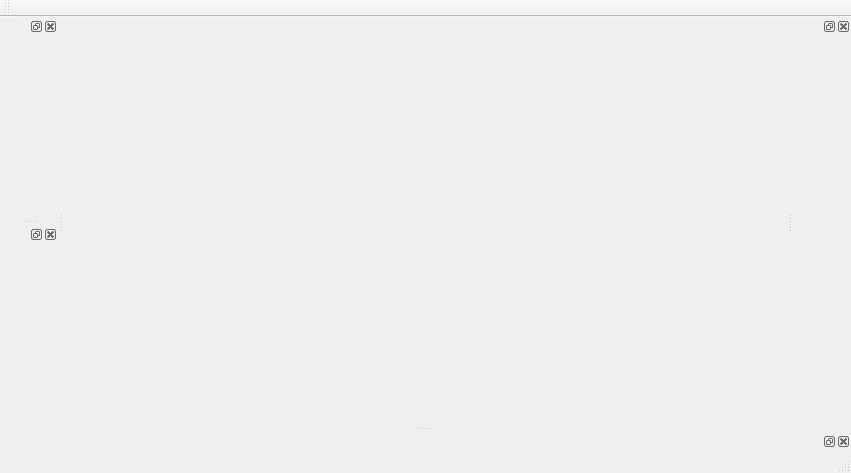
<?xml version="1.0" encoding="UTF-8"?>
<ui version="4.0">
 <class>mainWindow</class>
 <widget class="QMainWindow" name="mainWindow">
  <property name="geometry">
   <rect>
    <x>0</x>
    <y>0</y>
    <width>851</width>
    <height>473</height>
   </rect>
  </property>
  <property name="windowTitle">
   <string>MainWindow</string>
  </property>
  <widget class="QWidget" name="drawingArea"/>
  <widget class="QMenuBar" name="menuBar">
   <property name="geometry">
    <rect>
     <x>0</x>
     <y>0</y>
     <width>851</width>
     <height>24</height>
    </rect>
   </property>
  </widget>
  <widget class="QStatusBar" name="statusBar"/>
  <widget class="QToolBar" name="toolBar">
   <property name="windowTitle">
    <string>toolBar</string>
   </property>
   <attribute name="toolBarArea">
    <enum>TopToolBarArea</enum>
   </attribute>
   <attribute name="toolBarBreak">
    <bool>false</bool>
   </attribute>
  </widget>
  <widget class="QDockWidget" name="dockPrjTree">
   <property name="allowedAreas">
    <set>Qt::LeftDockWidgetArea</set>
   </property>
   <attribute name="dockWidgetArea">
    <number>1</number>
   </attribute>
   <widget class="QWidget" name="dockPrjContents"/>
  </widget>
  <widget class="QDockWidget" name="dockEdits">
   <property name="allowedAreas">
    <set>Qt::LeftDockWidgetArea</set>
   </property>
   <attribute name="dockWidgetArea">
    <number>1</number>
   </attribute>
   <widget class="QWidget" name="dockEditsContents"/>
  </widget>
  <widget class="QDockWidget" name="dockOutput">
   <property name="allowedAreas">
    <set>Qt::BottomDockWidgetArea</set>
   </property>
   <attribute name="dockWidgetArea">
    <number>8</number>
   </attribute>
   <widget class="QWidget" name="dockOutputContents"/>
  </widget>
  <widget class="QDockWidget" name="dockFuncList">
   <property name="allowedAreas">
    <set>Qt::RightDockWidgetArea</set>
   </property>
   <attribute name="dockWidgetArea">
    <number>2</number>
   </attribute>
   <widget class="QWidget" name="dockFuncListContents"/>
  </widget>
 </widget>
 <resources/>
 <connections/>
</ui>
